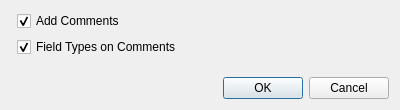
<?xml version="1.0" encoding="UTF-8"?>
<ui version="4.0">
 <class>DlgUpdate</class>
 <widget class="QDialog" name="DlgUpdate">
  <property name="geometry">
   <rect>
    <x>0</x>
    <y>0</y>
    <width>400</width>
    <height>110</height>
   </rect>
  </property>
  <property name="windowTitle">
   <string>Dialog</string>
  </property>
  <layout class="QVBoxLayout" name="verticalLayout">
   <item>
    <layout class="QFormLayout" name="formLayout">
     <item row="0" column="1">
      <widget class="QCheckBox" name="add_comments">
       <property name="text">
        <string>Add Comments</string>
       </property>
       <property name="checked">
        <bool>true</bool>
       </property>
      </widget>
     </item>
     <item row="1" column="1">
      <widget class="QCheckBox" name="show_types">
       <property name="text">
        <string>Field Types on Comments</string>
       </property>
       <property name="checked">
        <bool>true</bool>
       </property>
      </widget>
     </item>
    </layout>
   </item>
   <item>
    <widget class="QDialogButtonBox" name="buttonBox">
     <property name="orientation">
      <enum>Qt::Horizontal</enum>
     </property>
     <property name="standardButtons">
      <set>QDialogButtonBox::Cancel|QDialogButtonBox::Ok</set>
     </property>
    </widget>
   </item>
  </layout>
 </widget>
 <resources/>
 <connections>
  <connection>
   <sender>buttonBox</sender>
   <signal>accepted()</signal>
   <receiver>DlgUpdate</receiver>
   <slot>accept()</slot>
   <hints>
    <hint type="sourcelabel">
     <x>248</x>
     <y>254</y>
    </hint>
    <hint type="destinationlabel">
     <x>157</x>
     <y>274</y>
    </hint>
   </hints>
  </connection>
  <connection>
   <sender>buttonBox</sender>
   <signal>rejected()</signal>
   <receiver>DlgUpdate</receiver>
   <slot>reject()</slot>
   <hints>
    <hint type="sourcelabel">
     <x>316</x>
     <y>260</y>
    </hint>
    <hint type="destinationlabel">
     <x>286</x>
     <y>274</y>
    </hint>
   </hints>
  </connection>
 </connections>
</ui>
